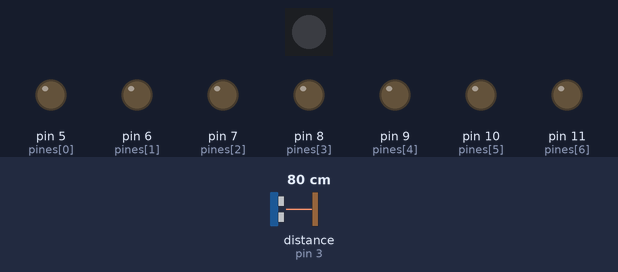
Bench run of a sketch on a simulated Arduino Uno, built with avr-gcc and run on an emulated ATmega328P. Parts: 1 RGB LEDs in strip order, left to right, output pins drawn as LEDs (lit = HIGH). Wiring (inferred from the names in the program): ultrasonic range finder: trigger pin 2; echo pin 3. Dashed ring = blinking. The inputs (shaded band) are chosen by the test bench; at power-on: distance to the obstacle (sensor on pin 3) 80 cm. The echo pulse lasts 58.3 µs per cm; pins used as bus, display or sensor lines are not drawn; what the sketch prints to the serial monitor is not drawn.

Above: at 1.2 s.
1.3 s: distance to the obstacle (sensor on pin 3) set to 13 cm
4.3 s: distance to the obstacle (sensor on pin 3) set to 10 cm
At 5.7 s:
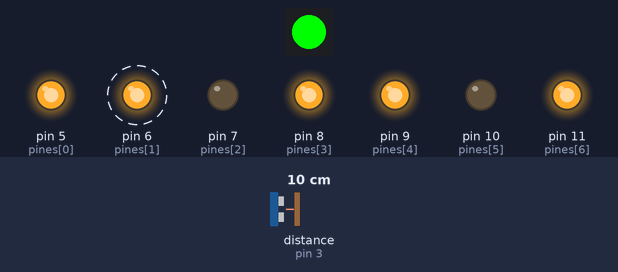
7.3 s: distance to the obstacle (sensor on pin 3) set to 18 cm
At 7.6 s:
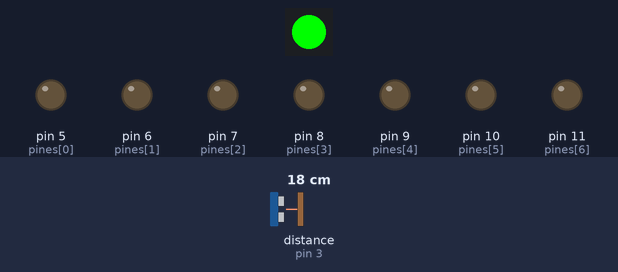
8.8 s: distance to the obstacle (sensor on pin 3) set to 9 cm
At 9.6 s:
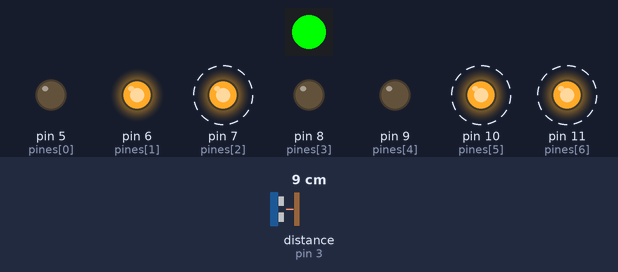
11.8 s: distance to the obstacle (sensor on pin 3) set to 299 cm
At 13.2 s:
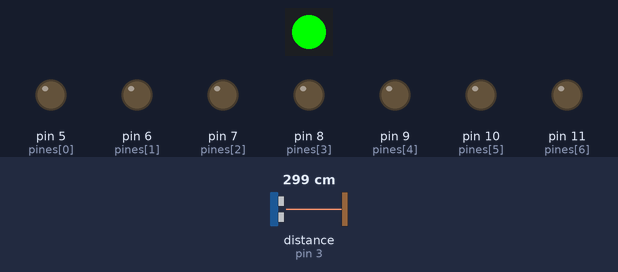
Timing chart, 0 to 14.3 s (numbered marks = the images above; inputs shaded):
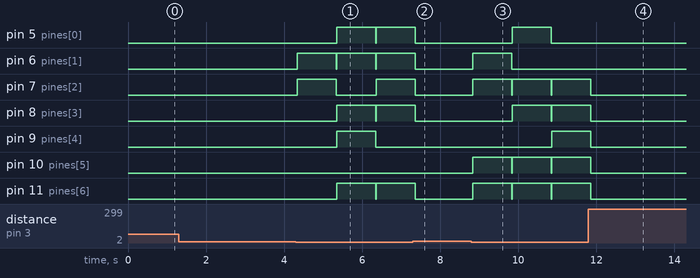

Measured:
- the behaviour switches between 12 and 11 cm on distance to the obstacle (sensor on pin 3) (found by bisection; images 0 and 1)
- after the input at 1.3 s, every drawn part: stays the same
- after the input at 4.3 s, pin 5 (pines[0]): LOW → HIGH after 1.0 s, → LOW 1.0 s later, → HIGH 0.01 s later; pin 6 (pines[1]): alternates HIGH for 1.0 s and LOW for 0.01 s, starting at once
- after the input at 7.3 s, pin 5 (pines[0]), pin 6 (pines[1]), pin 7 (pines[2]), pin 8 (pines[3]), pin 11 (pines[6]): goes on until 7.4 s, then stays LOW; pin 10 (pines[5]): stays LOW (without the input it goes to HIGH after 0.07 s)
- after the input at 8.8 s, pin 5 (pines[0]): LOW → HIGH after 1.0 s, → LOW 1.0 s later; pin 6 (pines[1]): LOW → HIGH at once, → LOW 1.0 s later
- after the input at 11.8 s, pin 5 (pines[0]), pin 6 (pines[1]): stops changing and stays LOW; pin 7 (pines[2]), pin 8 (pines[3]), pin 9 (pines[4]), pin 10 (pines[5]), pin 11 (pines[6]): goes on until 11.9 s, then stays LOW

The sketch:

Practica_1_Parte_1.ino
```cpp
/*

   Fundacion Kinal
   Centro educativo tecnico laboral Kinal
   Quinto perito
   Quinto electronica
   Codigo Tecnico: EB5AM / EB5AV
   Curso: Taller de electronica digital y reparacion de computadoras I
   Proyecto: Primera Practica III BIM
   Dev: Henry Francisco Leal Súchite
   Fecha: 20 de JUNIO
*/

#include <Adafruit_NeoPixel.h>

int pines[] = {5, 6, 7, 8, 9, 10, 11};
int no10[] = {11};
int no9[] = {5, 6, 7, 10, 11};
int no8[] = {5, 6, 7, 8, 9, 10, 11};
int no7[] = {5, 6, 7, 11};
int no6[] = {7, 8, 9, 10, 11};
int no5[] = {5, 10, 11, 7, 8};
int no4[] = {6, 7, 10, 11};
int no3[] = {5, 6, 7, 8, 11};
int no2[] = {5, 6, 11, 9, 8};
int no1[] = {6, 7};

#define Cantidad_Leds 1
#define pin_Led 4

int Trigger = 2;
int Echo = 3;
long Sensor;
long Distancia;
int persdetec = 0;

Adafruit_NeoPixel neopin(Cantidad_Leds, pin_Led, NEO_GRB + NEO_KHZ800);

void distancia(void);

void setup()
{
  Serial.begin(9600);
  pinMode(2, OUTPUT);
  pinMode(3, INPUT);
  digitalWrite(2, LOW);
  salidas();
  neopin.begin();
}

void loop() {
  medicion();
  deteccion();
}

float medicion() {
  digitalWrite(2, HIGH);
  delayMicroseconds(10);
  digitalWrite(2, LOW);
  Sensor = pulseIn(3, HIGH);
  Distancia = Sensor / 59;
  Serial.print("Distancia: ");
  Serial.print(Distancia);
  Serial.print("cm ");
  Serial.println();
  delay(10);
}

float deteccion() {
  if (Distancia >= 6 && Distancia <= 10) {
    Serial.print(" Persona detectada ");
    persdetec++;
/*if (persdetec >= 0 && persdetec < 9)
    {
      neopin.setPixelColor(0, 0, 255, 0); // Verde
      neopin.show();
    }*/
    switch (persdetec) {
      case 1:
        for (int i = 0; i < 2; i++) {
          digitalWrite(no1[i], HIGH);
        }
        delay(1000);
        for (int i = 1; i >= 0; i--) {
          digitalWrite(no1[i], LOW);
        }
        break;
      case 2:
        for (int i = 0; i < 5; i++) {
          digitalWrite(no2[i], HIGH);
        }
        delay(1000);
        for (int i = 4; i >= 0; i--) {
          digitalWrite(no2[i], LOW);
        }
        break;
      case 3:
        for (int i = 0; i < 5; i++) {
          digitalWrite(no3[i], HIGH);
        }
        delay(1000);
        for (int i = 4; i >= 0; i--) {
          digitalWrite(no3[i], LOW);
        }
        break;
      case 4:
        for (int i = 0; i < 4; i++) {
          digitalWrite(no4[i], HIGH);
        }
        delay(1000);
        for (int i = 3; i >= 0; i--) {
          digitalWrite(no4[i], LOW);
        }
        break;
      case 5:
        for (int i = 0; i < 5; i++) {
          digitalWrite(no5[i], HIGH);
        }
        delay(1000);
        for (int i = 4; i >= 0; i--) {
          digitalWrite(no5[i], LOW);
        }
        break;
      case 6:
        for (int i = 0; i < 5; i++) {
          digitalWrite(no6[i], HIGH);
        }
        delay(1000);
        for (int i = 4; i >= 0; i--) {
          digitalWrite(no6[i], LOW);
        }
        break;
      case 7:
        for (int i = 0; i < 4; i++) {
          digitalWrite(no7[i], HIGH);
        }
        delay(1000);
        for (int i = 3; i >= 0; i--) {
          digitalWrite(no7[i], LOW);
        }
        break;
      case 8:
        for (int i = 0; i < 7; i++) {
          digitalWrite(no8[i], HIGH);
        }
        delay(1000);
        for (int i = 6; i >= 0; i--) {
          digitalWrite(no8[i], LOW);
        }
        break;
      case 9:
        for (int i = 0; i < 5; i++) {
          digitalWrite(no9[i], HIGH);
        }
        delay(1000);
        for (int i = 4; i >= 0; i--) {
          digitalWrite(no9[i], LOW);
        }
        break;

    }
if (persdetec >= 0 && persdetec < 9)
    {
      neopin.setPixelColor(0, 0, 255, 0); // Verde
      neopin.show();
    }

     else if (persdetec >= 10 && persdetec <= 100) {
      neopin.setPixelColor(0, 255, 0, 0); // rojo
      neopin.show();
        for (int i = 0; i < 1; i++) {
          digitalWrite(no10[i], HIGH);
        }
    }
  }
}

void salidas() {
  for (int p = 0; p < 7; p++) {
    pinMode(pines[p], OUTPUT);
  }
}
```
